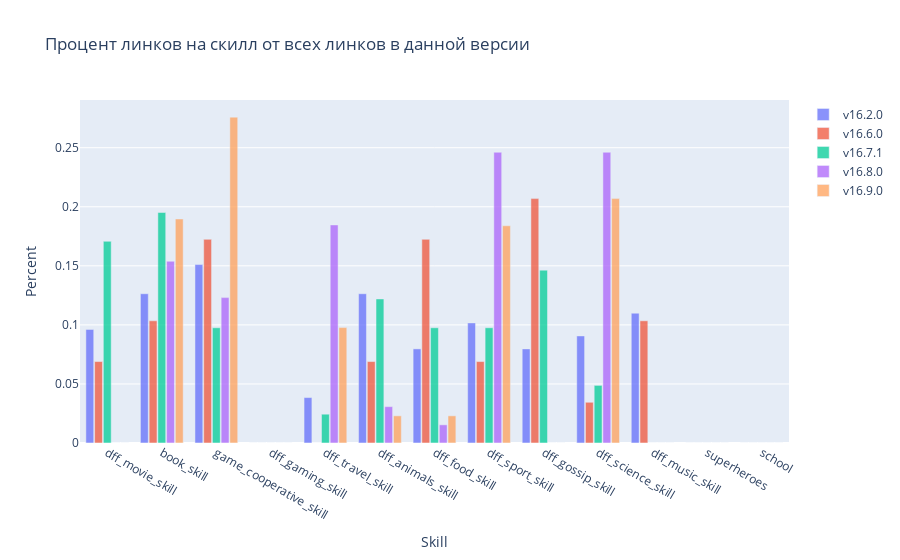

Here is the notebook cell this chart was saved with:
### Code cell
fig = go.Figure()

for version in support_topic_count.keys():
    
    x0, y0 = [], []
    
    total = sum([support_topic_count[version][skill]["yes"] + support_topic_count[version][skill]["no"] 
                 for skill in support_topic_count[version].keys()])
    
    for skill in support_topic_count[version].keys():
        x0.append(skill)
        y0.append((support_topic_count[version][skill]["yes"] + support_topic_count[version][skill]["no"]) / total if total != 0 else 0)
    
    fig.add_trace(go.Bar(
        x=x0,
        y=y0,
        name=version, 
        opacity=0.75
    ))

fig.update_layout(
    title_text='Процент линков на скилл от всех линков в данной версии',
    xaxis_title_text='Skill',
    yaxis_title_text='Percent', 
    bargap=0.2,
    bargroupgap=0.1 
)

fig.show()

### Figure 1 — Plotly figure (JSON) as saved in the notebook; plotly's stock layout.template omitted (floating-point values rounded to 4 significant figures)
{"data": [{"name": "v16.2.0", "opacity": 0.75, "type": "bar", "x": ["dff_movie_skill", "book_skill", "game_cooperative_skill", "dff_gaming_skill", "dff_travel_skill", "dff_animals_skill", "dff_food_skill", "dff_sport_skill", "dff_gossip_skill", "dff_science_skill", "dff_music_skill", "superheroes", "school"], "y": [0.09615, 0.1264, 0.1511, 0, 0.03846, 0.1264, 0.07967, 0.1016, 0.07967, 0.09066, 0.1099, 0, 0]}, {"name": "v16.6.0", "opacity": 0.75, "type": "bar", "x": ["dff_movie_skill", "book_skill", "game_cooperative_skill", "dff_gaming_skill", "dff_travel_skill", "dff_animals_skill", "dff_food_skill", "dff_sport_skill", "dff_gossip_skill", "dff_science_skill", "dff_music_skill", "superheroes", "school"], "y": [0.06897, 0.1034, 0.1724, 0, 0, 0.06897, 0.1724, 0.06897, 0.2069, 0.03448, 0.1034, 0, 0]}, {"name": "v16.7.1", "opacity": 0.75, "type": "bar", "x": ["dff_movie_skill", "book_skill", "game_cooperative_skill", "dff_gaming_skill", "dff_travel_skill", "dff_animals_skill", "dff_food_skill", "dff_sport_skill", "dff_gossip_skill", "dff_science_skill", "dff_music_skill", "superheroes", "school"], "y": [0.1707, 0.1951, 0.09756, 0, 0.02439, 0.122, 0.09756, 0.09756, 0.1463, 0.04878, 0, 0, 0]}, {"name": "v16.8.0", "opacity": 0.75, "type": "bar", "x": ["dff_movie_skill", "book_skill", "game_cooperative_skill", "dff_gaming_skill", "dff_travel_skill", "dff_animals_skill", "dff_food_skill", "dff_sport_skill", "dff_gossip_skill", "dff_science_skill", "dff_music_skill", "superheroes", "school"], "y": [0, 0.1538, 0.1231, 0, 0.1846, 0.03077, 0.01538, 0.2462, 0, 0.2462, 0, 0, 0]}, {"name": "v16.9.0", "opacity": 0.75, "type": "bar", "x": ["dff_movie_skill", "book_skill", "game_cooperative_skill", "dff_gaming_skill", "dff_travel_skill", "dff_animals_skill", "dff_food_skill", "dff_sport_skill", "dff_gossip_skill", "dff_science_skill", "dff_music_skill", "superheroes", "school"], "y": [0, 0.1897, 0.2759, 0, 0.0977, 0.02299, 0.02299, 0.1839, 0, 0.2069, 0, 0, 0]}], "layout": {"bargap": 0.2, "bargroupgap": 0.1, "title": {"text": "Процент линков на скилл от всех линков в данной версии"}, "xaxis": {"title": {"text": "Skill"}}, "yaxis": {"title": {"text": "Percent"}}}}
